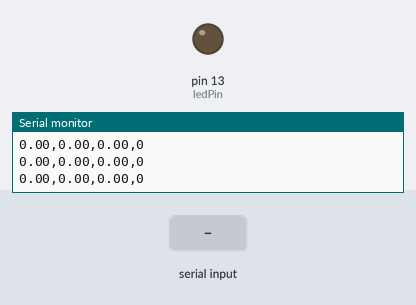
Bench run of a sketch on a simulated Arduino Uno, built with avr-gcc and run on an emulated ATmega328P. Shown: output pins drawn as LEDs (lit = HIGH), the last lines printed to the serial monitor. Dashed ring = blinking. The inputs (shaded band) are chosen by the test bench.

Above: at 1.2 s.
1.3 s: "90,45,200\n" received over Serial
At 1.8 s:
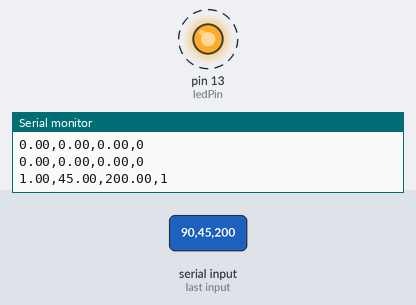
4.3 s: "5\n" received over Serial
6.1 s: "," received over Serial
At 8.7 s:
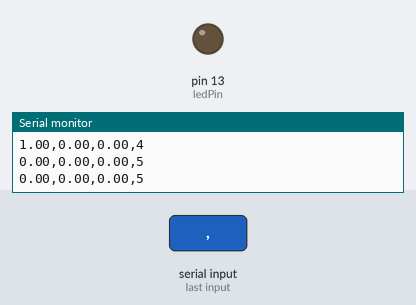
Timing chart, 0 to 10.2 s (numbered marks = the images above; inputs shaded):
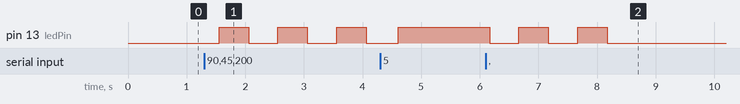

The sketch:

led_control_systemneww.ino
```cpp
# define ledPin 13  // assign I/O pin to the internal Led of Arduino
float pos =0,desired_pos;
float end_pos,t_on,t_off;
int count;
void setup() {
 Serial.setTimeout(50); // tạo timer
 Serial.begin(115200);  //tốc độ truyền
 while (!Serial) {
    ; // wait for serial port to connect. Needed for native USB port only
  }
 pinMode(LED_BUILTIN, OUTPUT);

}// lệnh auto đúng
void recieve_str()
{
  int pos=0,k[3];

  String symbol;
  String readStr;
  char buffer[50]={};
  if(Serial.available()>0) // check serial Ocupation
  {
    Serial.readBytes(buffer,50);
    String data = buffer;
    int lengthData = data.length();
    for (int i=0; i<lengthData;i++)
      {
        symbol = data.charAt(i);
        if( symbol.equals(",") == true)
        {
          k[pos]=i+1;
          pos++;
        }
      }
     String str1 = data.substring(0,k[0]);
     String str2 = data.substring(k[0],k[1]);
     String str3 = data.substring(k[1],lengthData);
     end_pos   = str1.toFloat();
     t_on      = str2.toFloat();
     t_off     = str3.toFloat();
     desired_pos = end_pos;
     count =0;
  }
}

void OnOffBlink(int tOn, int tOff){

static int timer=tOn;
  static long previousMillis;

  if ((millis() - previousMillis) >= timer) {

    if (digitalRead(ledPin) == HIGH) {
      timer = tOff;
    } else {
      timer = tOn;
    }

digitalWrite(ledPin, !digitalRead(ledPin));
     previousMillis = millis();
  }
}

void loop() {
  float Delta = 1.0;
  recieve_str();
  if(pos<desired_pos)
  {
       pos +=Delta;
       OnOffBlink(t_on,t_off);
       count+=1;
  }
  else if(pos>desired_pos)
  {
       pos -= Delta;
       OnOffBlink(t_on,t_off);
       count+=1;
  }
  else{    }
  Serial.print(pos);
  Serial.print(",");
  Serial.print(t_on);
  Serial.print(",");
  Serial.print(t_off);
  Serial.print(",");
//  Serial.print((t_on/(t_on+t_off))*100);
//  Serial.print(",");
  Serial.println(count);
  delay(500);
//  Serial.flush() ;


}
```

Measured:
- after the input at 1.3 s, pin 13 (ledPin): alternates HIGH for 0.50 s and LOW for 0.50 s, starting after 0.25 s
- after the input at 6.1 s, pin 13 (ledPin): alternates HIGH for 0.50 s and LOW for 0.50 s, 5 changes in all, then stays LOW, starting after 0.07 s
